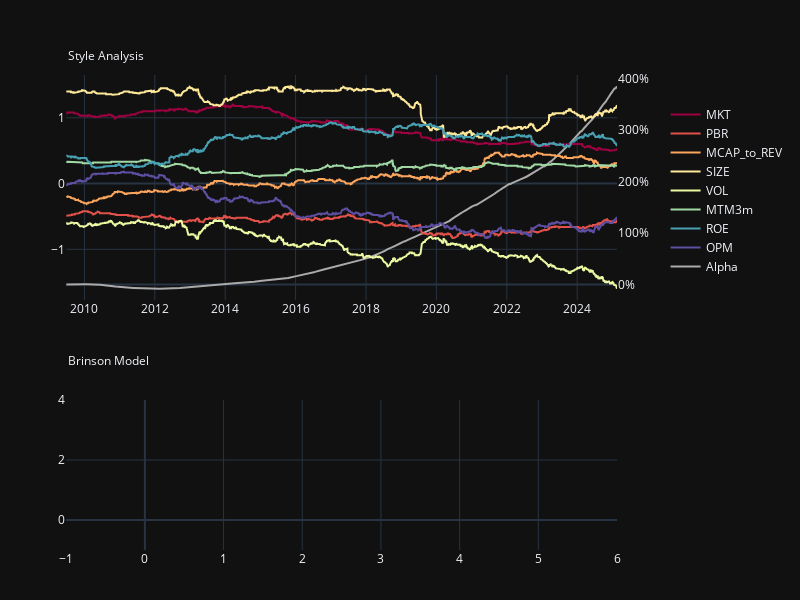

Notebook cell for this chart:
### Code cell


### Figure 1 — Plotly figure (JSON) as saved in the notebook; plotly's stock layout.template omitted (floating-point values rounded to 4 significant figures; data arrays with more than 128 entries replaced by an {"elided": "..."} marker saying what was removed)
{"data": [{"line": {"color": "rgb(158, 1, 66)"}, "name": "MKT", "type": "scatter", "x": {"elided": "3841 str values"}, "xaxis": "x", "y": {"elided": "3841 float values"}, "yaxis": "y2"}, {"line": {"color": "rgb(226, 82, 74)"}, "name": "PBR", "type": "scatter", "x": {"elided": "3841 str values"}, "xaxis": "x", "y": {"elided": "3841 float values"}, "yaxis": "y2"}, {"line": {"color": "rgb(252, 165, 93)"}, "name": "MCAP_to_REV", "type": "scatter", "x": {"elided": "3841 str values"}, "xaxis": "x", "y": {"elided": "3841 float values"}, "yaxis": "y2"}, {"line": {"color": "rgb(254, 233, 154)"}, "name": "SIZE", "type": "scatter", "x": {"elided": "3841 str values"}, "xaxis": "x", "y": {"elided": "3841 float values"}, "yaxis": "y2"}, {"line": {"color": "rgb(237, 248, 163)"}, "name": "VOL", "type": "scatter", "x": {"elided": "3841 str values"}, "xaxis": "x", "y": {"elided": "3841 float values"}, "yaxis": "y2"}, {"line": {"color": "rgb(161, 217, 164)"}, "name": "MTM3m", "type": "scatter", "x": {"elided": "3841 str values"}, "xaxis": "x", "y": {"elided": "3841 float values"}, "yaxis": "y2"}, {"line": {"color": "rgb(72, 161, 179)"}, "name": "ROE", "type": "scatter", "x": {"elided": "3841 str values"}, "xaxis": "x", "y": {"elided": "3841 float values"}, "yaxis": "y2"}, {"line": {"color": "rgb(94, 79, 162)"}, "name": "OPM", "type": "scatter", "x": {"elided": "3841 str values"}, "xaxis": "x", "y": {"elided": "3841 float values"}, "yaxis": "y2"}, {"line": {"color": "#AAAAAA", "width": 2}, "name": "Alpha", "type": "scatter", "x": {"elided": "3841 str values"}, "xaxis": "x", "y": {"elided": "3841 float values"}, "yaxis": "y"}, {"type": "scatter", "x": [], "xaxis": "x2", "y": [], "yaxis": "y3"}], "layout": {"annotations": [{"showarrow": false, "text": "Style Analysis", "x": 0, "xref": "x domain", "y": 1, "yref": "y domain", "yshift": 30}, {"showarrow": false, "text": "Brinson Model", "x": 0, "xref": "x2 domain", "y": 1, "yref": "y3 domain", "yshift": 50}], "height": 600, "legend": {"bgcolor": "rgba(0,0,0,0)", "x": 0.95, "xanchor": "left", "y": 0.9, "yanchor": "top"}, "margin": {"b": 50, "l": 50, "r": 50, "t": 50}, "width": 800, "xaxis": {"anchor": "y", "domain": [0.025, 0.875]}, "xaxis2": {"anchor": "y3", "domain": [0.025, 0.875]}, "yaxis": {"anchor": "x", "domain": [0.5, 0.95], "showgrid": false, "side": "right", "tickformat": ".0%"}, "yaxis2": {"anchor": "x", "domain": [0.5, 0.95], "overlaying": "y", "side": "left"}, "yaxis3": {"anchor": "x2", "domain": [0, 0.3]}}}
